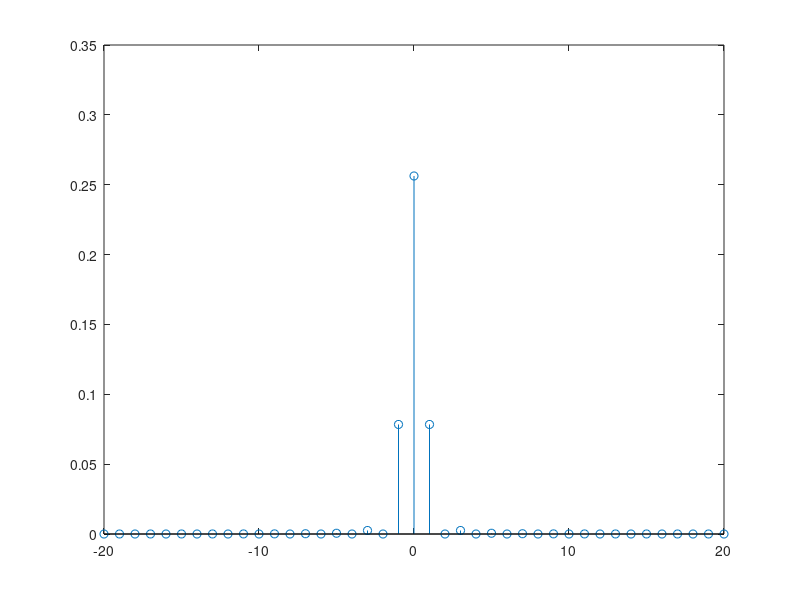

Source code (MATLAB):
% MATLAB script for Illustrative Problem 1.4.
echo on
n=[-20:1:20];
% Fourier series coefficients of x(t) vector
x=.5*(sinc(n/2)).^2;
% sampling interval
ts=1/40;
% time vector
t=[-.5:ts:1.5];
% impulse response
fs=1/ts;
h=[zeros(1,20),t(21:61),zeros(1,20)];
% transfer function
H=fft(h)/fs;
% frequency resolution
df=fs/80;
f=[0:df:fs]-fs/2;
% rearrange H
H1=fftshift(H);
y=x.*H1(21:61);
% Plotting commands follow.
pause % Press any key to see a plot of x_n
stem(n,abs(x))
pause % Press any key to see a plot of the output
stem(n,abs(y))